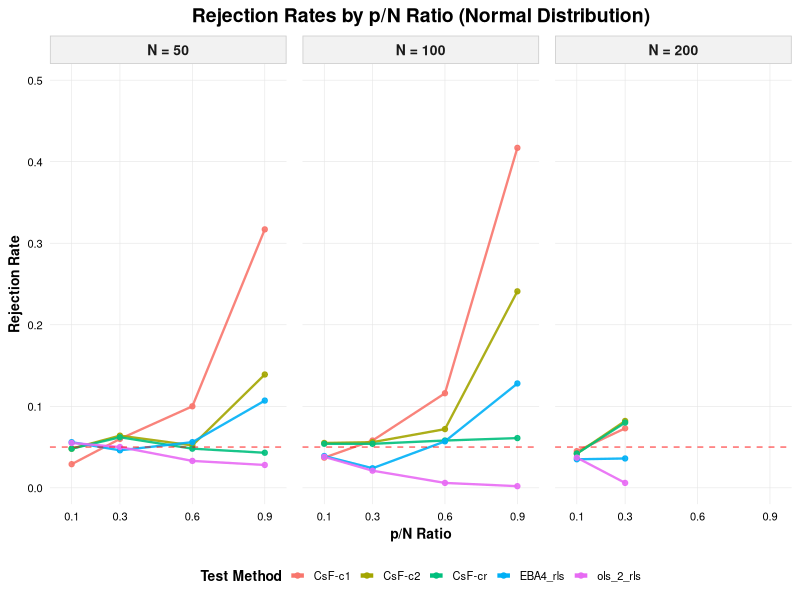
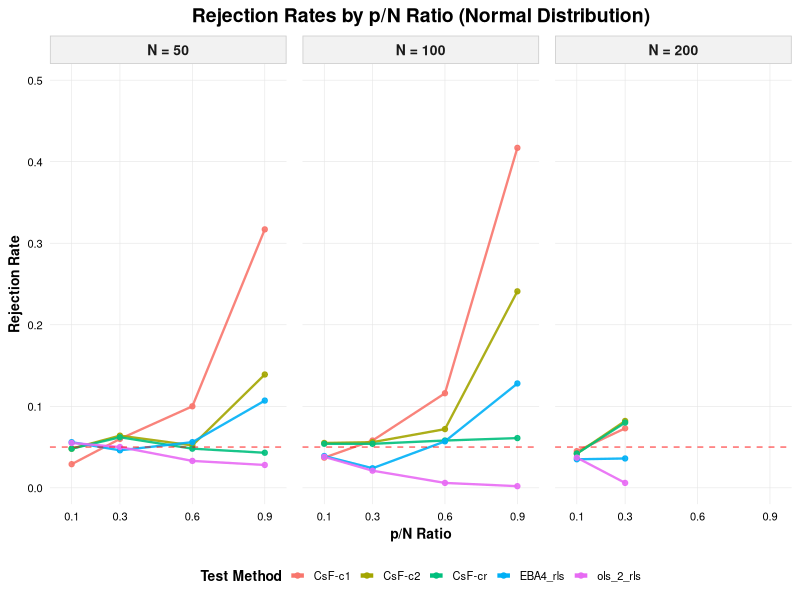

The R source for these figures, in order:




library(ggplot2)
library(dplyr)
library(tidyr)
library(scales)

# 
normal_data <- data.frame(
  p_N = c(0.1, 0.3, 0.6, 0.9, 0.1, 0.3, 0.6, 0.9, 0.1, 0.3),
  N   = c(50, 50, 50, 50, 100, 100, 100, 100, 200, 200),
  pT_CsF_c1 = c(0.029, 0.060, 0.100, 0.317, 0.037, 0.058, 0.116, 0.417, 0.045, 0.073),
  pT_CsF_c2 = c(0.048, 0.064, 0.052, 0.139, 0.055, 0.056, 0.072, 0.241, 0.042, 0.082),
  pT_CsF_cr = c(0.048, 0.062, 0.048, 0.043, 0.054, 0.054, 0.058, 0.061, 0.042, 0.080),
  pEBA4_rls = c(0.056, 0.046, 0.056, 0.107, 0.039, 0.024, 0.057, 0.128, 0.035, 0.036),
  pols_2_rls = c(0.055, 0.050, 0.033, 0.028, 0.038, 0.021, 0.006, 0.002, 0.037, 0.006)
)
# 
test_names <- c(
  "pT_CsF_c1" = "CsF-c1",
  "pT_CsF_c2" = "CsF-c2",
  "pT_CsF_cr" = "CsF-cr",
  "pEBA4_rls" = "EBA4_rls",
  "pols_2_rls" = "ols_2_rls"
)

# 
data_long <- normal_data %>%
  pivot_longer(
    cols = -c(p_N, N),
    names_to = "Test",
    values_to = "Rejection_Rate"
  ) %>%
  mutate(
    Test = factor(Test, levels = names(test_names), labels = test_names),
    N = factor(N, levels = c(50, 100, 200)),
    Test_Group = case_when(
      grepl("F", Test) ~ "F-variants",
      grepl("CsF", Test) ~ "CsF-variants",
      grepl("EBA", Test) ~ "EBA-variants",
      TRUE ~ "Other"
    )
  )

# 
ggplot(data_long, aes(x = p_N, y = Rejection_Rate, color = Test, group = Test)) +
  geom_line(linewidth = 0.8, alpha = 0.9) +
  geom_point(size = 1.5, alpha = 0.9) +
  facet_wrap(~ N, nrow = 1, labeller = labeller(N = ~ paste("N =", .x))) +
  scale_y_continuous(
    limits = c(0, 0.5),                     # 
    breaks = seq(0, 0.5, 0.1),              # 
    expand = c(0, 0.02)
  ) +
  scale_x_continuous(
    breaks = unique(normal_data$p_N),
    labels = scales::number_format(accuracy = 0.1),
    expand = c(0.05, 0.05)
  ) +
  geom_hline(
    yintercept = 0.05, 
    linetype = "dashed", 
    color = "red", 
    linewidth = 0.5,
    alpha = 0.6
  ) +
  labs(
    title = "Rejection Rates by p/N Ratio (Normal Distribution)",
    x = "p/N Ratio",
    y = "Rejection Rate",
    color = "Test Method"
  ) +
  theme_minimal(base_size = 12) +
  theme(
    legend.position = "bottom",
    legend.direction = "horizontal",        # 
    legend.title = element_text(face = "bold", size = 10),
    legend.text = element_text(size = 8),
    legend.key.size = unit(0.4, "cm"),      # 
    panel.grid.major = element_line(color = "grey90", linewidth = 0.2),
    panel.grid.minor = element_blank(),
    strip.background = element_rect(fill = "grey95", color = "grey80"),
    strip.text = element_text(face = "bold", size = 10),
    plot.title = element_text(face = "bold", hjust = 0.5, size = 14),
    axis.title = element_text(face = "bold", size = 10),
    axis.text = element_text(color = "black", size = 8),
    panel.spacing = unit(0.8, "lines")
  ) +
  scale_color_manual(values = scales::hue_pal()(length(test_names))) +
  guides(color = guide_legend(
    nrow = 1,                                # 
    override.aes = list(linewidth = 1.5, alpha = 1)
  ))

# 
ggsave("all_tests_rejection_rates.png", width = 14, height = 8, dpi = 300)
